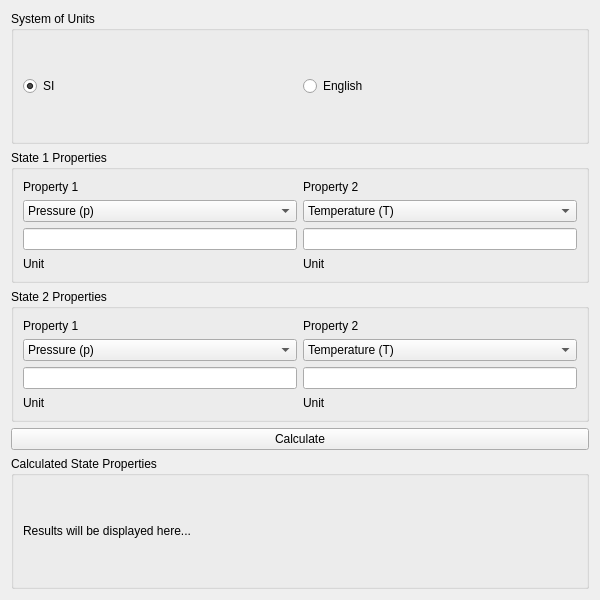
<?xml version="1.0" encoding="UTF-8"?>
<ui version="4.0">
 <class>_frm_StateCalculator</class>
 <widget class="QWidget" name="_frm_StateCalculator">
  <property name="geometry">
   <rect>
    <x>0</x>
    <y>0</y>
    <width>600</width>
    <height>600</height>
   </rect>
  </property>
  <property name="windowTitle">
   <string>Thermodynamic State Calculator</string>
  </property>
  <layout class="QVBoxLayout" name="verticalLayout">
   <item>
    <widget class="QGroupBox" name="_grp_Units">
     <property name="title">
      <string>System of Units</string>
     </property>
     <layout class="QHBoxLayout" name="horizontalLayout_2">
      <item>
       <widget class="QRadioButton" name="_rdo_SI">
        <property name="text">
         <string>SI</string>
        </property>
        <property name="checked">
         <bool>true</bool>
        </property>
       </widget>
      </item>
      <item>
       <widget class="QRadioButton" name="_rdo_English">
        <property name="text">
         <string>English</string>
        </property>
       </widget>
      </item>
     </layout>
    </widget>
   </item>
   <!-- State 1 Properties -->
   <item>
    <widget class="QGroupBox" name="_grp_State1Properties">
     <property name="title">
      <string>State 1 Properties</string>
     </property>
     <layout class="QGridLayout" name="gridLayout_State1">
      <item row="0" column="0">
       <widget class="QLabel" name="_lbl_State1_Property1">
        <property name="text">
         <string>Property 1</string>
        </property>
       </widget>
      </item>
      <item row="1" column="0">
       <widget class="QComboBox" name="_cmb_State1_Property1">
        <item>
         <property name="text">
          <string>Pressure (p)</string>
         </property>
        </item>
        <!-- Add more items as needed -->
       </widget>
      </item>
      <item row="2" column="0">
       <widget class="QLineEdit" name="_le_State1_Property1"/>
      </item>
      <item row="3" column="0">
       <widget class="QLabel" name="_lbl_State1_Property1_Units">
        <property name="text">
         <string>Unit</string>
        </property>
       </widget>
      </item>
      <item row="0" column="1">
       <widget class="QLabel" name="_lbl_State1_Property2">
        <property name="text">
         <string>Property 2</string>
        </property>
       </widget>
      </item>
      <item row="1" column="1">
       <widget class="QComboBox" name="_cmb_State1_Property2">
        <item>
         <property name="text">
          <string>Temperature (T)</string>
         </property>
        </item>
        <!-- Add more items as needed -->
       </widget>
      </item>
      <item row="2" column="1">
       <widget class="QLineEdit" name="_le_State1_Property2"/>
      </item>
      <item row="3" column="1">
       <widget class="QLabel" name="_lbl_State1_Property2_Units">
        <property name="text">
         <string>Unit</string>
        </property>
       </widget>
      </item>
     </layout>
    </widget>
   </item>
   <!-- State 2 Properties -->
   <item>
    <widget class="QGroupBox" name="_grp_State2Properties">
     <property name="title">
      <string>State 2 Properties</string>
     </property>
     <layout class="QGridLayout" name="gridLayout_State2">
      <item row="0" column="0">
       <widget class="QLabel" name="_lbl_State2_Property1">
        <property name="text">
         <string>Property 1</string>
        </property>
       </widget>
      </item>
      <item row="1" column="0">
       <widget class="QComboBox" name="_cmb_State2_Property1">
        <item>
         <property name="text">
          <string>Pressure (p)</string>
         </property>
        </item>
        <!-- Add more items as needed -->
       </widget>
      </item>
      <item row="2" column="0">
       <widget class="QLineEdit" name="_le_State2_Property1"/>
      </item>
      <item row="3" column="0">
       <widget class="QLabel" name="_lbl_State2_Property1_Units">
        <property name="text">
         <string>Unit</string>
        </property>
       </widget>
      </item>
      <item row="0" column="1">
       <widget class="QLabel" name="_lbl_State2_Property2">
        <property name="text">
         <string>Property 2</string>
        </property>
       </widget>
      </item>
      <item row="1" column="1">
       <widget class="QComboBox" name="_cmb_State2_Property2">
        <item>
         <property name="text">
          <string>Temperature (T)</string>
         </property>
        </item>
        <!-- Add more items as needed -->
       </widget>
      </item>
      <item row="2" column="1">
       <widget class="QLineEdit" name="_le_State2_Property2"/>
      </item>
      <item row="3" column="1">
       <widget class="QLabel" name="_lbl_State2_Property2_Units">
        <property name="text">
         <string>Unit</string>
        </property>
       </widget>
      </item>
     </layout>
    </widget>
   </item>
   <item>
     <widget class="QPushButton" name="_pb_Calculate">
      <property name="text">
       <string>Calculate</string>
      </property>
     </widget>
   </item>
   <item>
    <widget class="QGroupBox" name="_grp_StateProperties">
     <property name="title">
      <string>Calculated State Properties</string>
     </property>
     <layout class="QVBoxLayout" name="verticalLayout_2">
      <item>
       <widget class="QLabel" name="_lbl_StateResults">
        <property name="text">
         <string>Results will be displayed here...</string>
        </property>
       </widget>
      </item>
     </layout>
    </widget>
   </item>
  </layout>
 </widget>
 <resources/>
 <connections/>
</ui>
